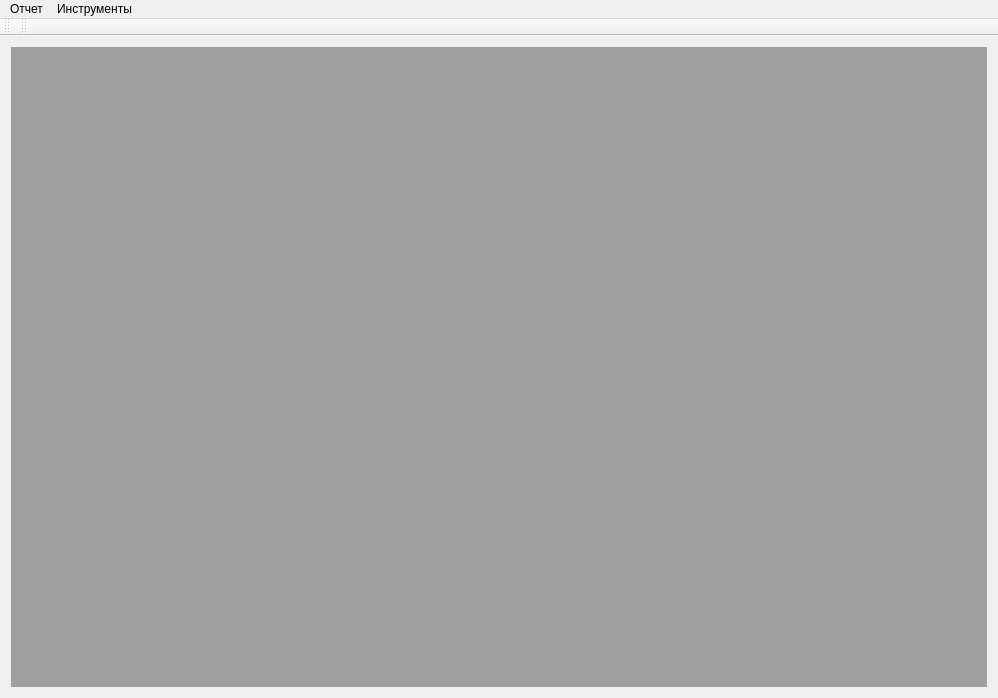
<?xml version="1.0" encoding="UTF-8"?>
<ui version="4.0">
 <class>MainWindow</class>
 <widget class="QMainWindow" name="MainWindow">
  <property name="geometry">
   <rect>
    <x>0</x>
    <y>0</y>
    <width>998</width>
    <height>698</height>
   </rect>
  </property>
  <property name="windowTitle">
   <string>OLAP editor</string>
  </property>
  <widget class="QWidget" name="centralWidget">
   <layout class="QVBoxLayout" name="verticalLayout">
    <item>
     <widget class="QMdiArea" name="mdiArea">
      <property name="viewMode">
       <enum>QMdiArea::TabbedView</enum>
      </property>
      <property name="documentMode">
       <bool>true</bool>
      </property>
      <property name="tabsClosable">
       <bool>true</bool>
      </property>
     </widget>
    </item>
   </layout>
  </widget>
  <widget class="QMenuBar" name="menuBar">
   <property name="geometry">
    <rect>
     <x>0</x>
     <y>0</y>
     <width>998</width>
     <height>24</height>
    </rect>
   </property>
   <widget class="QMenu" name="menu">
    <property name="title">
     <string>Отчет</string>
    </property>
    <addaction name="actionNew"/>
    <addaction name="actionOpen"/>
    <addaction name="actionSave"/>
    <addaction name="actionProfr"/>
   </widget>
   <widget class="QMenu" name="menu_2">
    <property name="title">
     <string>Инструменты</string>
    </property>
    <addaction name="actionQuery"/>
    <addaction name="actionReport"/>
   </widget>
   <addaction name="menu"/>
   <addaction name="menu_2"/>
  </widget>
  <widget class="QToolBar" name="mainToolBar">
   <property name="iconSize">
    <size>
     <width>30</width>
     <height>30</height>
    </size>
   </property>
   <property name="toolButtonStyle">
    <enum>Qt::ToolButtonTextBesideIcon</enum>
   </property>
   <attribute name="toolBarArea">
    <enum>TopToolBarArea</enum>
   </attribute>
   <attribute name="toolBarBreak">
    <bool>false</bool>
   </attribute>
  </widget>
  <widget class="QToolBar" name="toolBar">
   <property name="windowTitle">
    <string>toolBar</string>
   </property>
   <attribute name="toolBarArea">
    <enum>TopToolBarArea</enum>
   </attribute>
   <attribute name="toolBarBreak">
    <bool>false</bool>
   </attribute>
  </widget>
  <action name="actionNew">
   <property name="text">
    <string>Новый</string>
   </property>
   <property name="shortcut">
    <string>Ctrl+N</string>
   </property>
  </action>
  <action name="actionOpen">
   <property name="text">
    <string>Открыть</string>
   </property>
   <property name="shortcut">
    <string>Ctrl+O</string>
   </property>
  </action>
  <action name="actionSave">
   <property name="enabled">
    <bool>false</bool>
   </property>
   <property name="text">
    <string>Сохранить</string>
   </property>
   <property name="shortcut">
    <string>Ctrl+S</string>
   </property>
  </action>
  <action name="actionQuery">
   <property name="enabled">
    <bool>false</bool>
   </property>
   <property name="text">
    <string>Выполнить запрос</string>
   </property>
   <property name="shortcut">
    <string>F5</string>
   </property>
  </action>
  <action name="actionReport">
   <property name="enabled">
    <bool>false</bool>
   </property>
   <property name="text">
    <string>Проверить отчет</string>
   </property>
   <property name="shortcut">
    <string>F6</string>
   </property>
  </action>
  <action name="actionProfr">
   <property name="text">
    <string>Импорт из profr</string>
   </property>
   <property name="shortcut">
    <string>Ctrl+I</string>
   </property>
  </action>
 </widget>
 <layoutdefault spacing="6" margin="11"/>
 <resources/>
 <connections/>
</ui>
